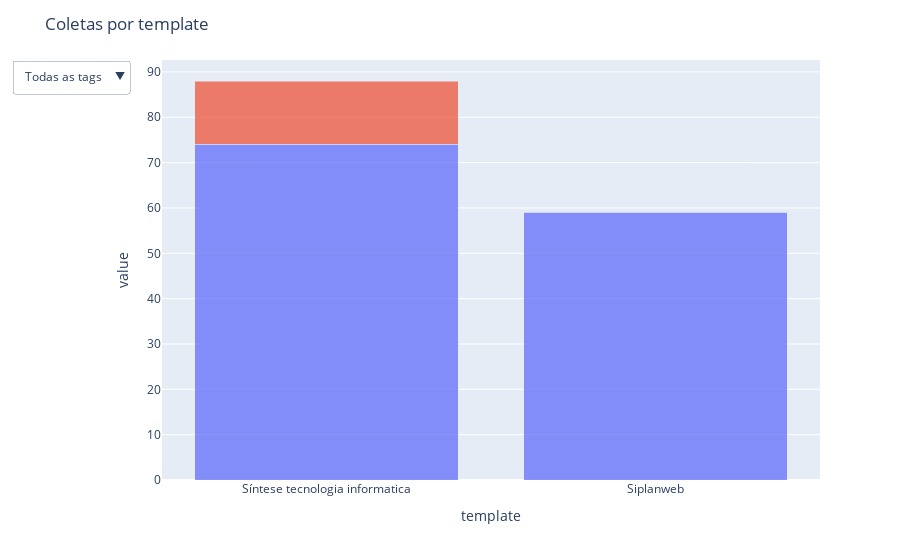

Notebook code for this chart:
### Code cell
fig2.show()

### Figure 1 — Plotly figure (JSON) as saved in the notebook; plotly's stock layout.template omitted (floating-point values rounded to 4 significant figures)
{"data": [{"alignmentgroup": "True", "hovertemplate": "variable=closed<br>template=%{x}<br>value=%{y}<extra></extra>", "legendgroup": "closed", "marker": {"color": "#636efa", "pattern": {"shape": ""}}, "name": "closed", "offsetgroup": "closed", "opacity": 0.75, "orientation": "v", "showlegend": false, "textposition": "auto", "type": "bar", "x": ["Síntese tecnologia informatica", "Siplanweb"], "xaxis": "x", "y": [74, 59], "yaxis": "y"}, {"alignmentgroup": "True", "hovertemplate": "variable=open<br>template=%{x}<br>value=%{y}<extra></extra>", "legendgroup": "open", "marker": {"color": "#EF553B", "pattern": {"shape": ""}}, "name": "open", "offsetgroup": "open", "opacity": 0.75, "orientation": "v", "showlegend": false, "textposition": "auto", "type": "bar", "x": ["Síntese tecnologia informatica", "Siplanweb"], "xaxis": "x", "y": [14, 0], "yaxis": "y"}], "layout": {"autosize": true, "barmode": "stack", "legend": {"title": {"text": "variable"}, "tracegroupgap": 0}, "margin": {"t": 60}, "title": {"text": "Coletas por template"}, "updatemenus": [{"active": 0, "buttons": [{"args": [{"x": [["Síntese tecnologia informatica", "Siplanweb"]], "y": [[74, 59], [14, 0]]}], "label": "Todas as tags", "method": "restyle"}, {"args": [{"x": [["Síntese tecnologia informatica", "Siplanweb"]], "y": [[74, 59], [14, 0]]}], "label": "Licitação", "method": "restyle"}]}], "xaxis": {"anchor": "y", "domain": [0, 1], "title": {"text": "template"}}, "yaxis": {"anchor": "x", "domain": [0, 1], "title": {"text": "value"}}}}
